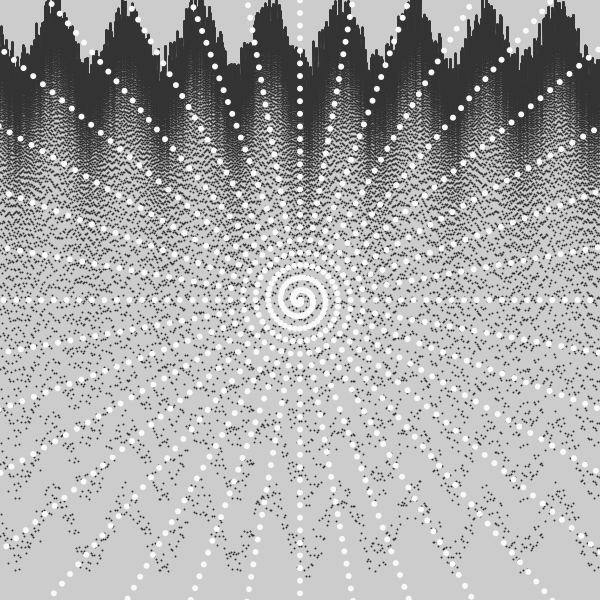
Frame 1 (no input)
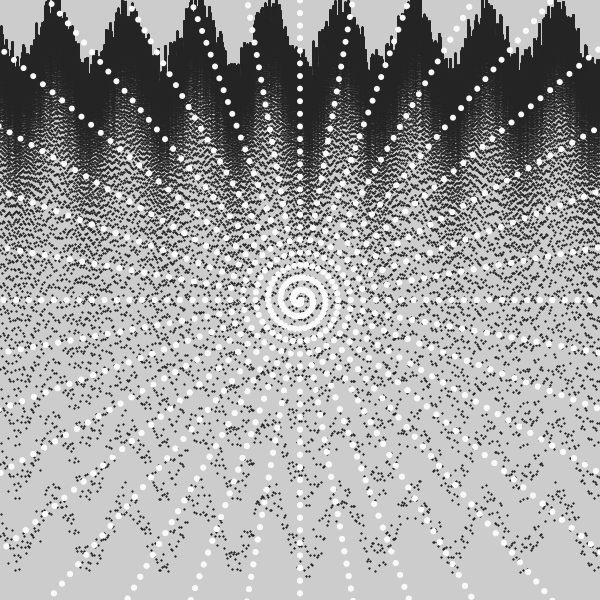
Frame 2 (the mouse pressed at the canvas centre, redrawn once)

The Processing sketch that drew these frames (run headless with seeded random() and noise(); the mouse was pressed at the canvas centre and the sketch redrawn once):

// Processing sketch: processing_170027
// ── processing_170027.pde

void setup() {
  size(600, 600);
  noLoop();
  //frameRate(1);
}

void draw() {
  //background(255);
  
  BG();
  
  FS();
  
  
}

void BG() {
  float v = 0;
  strokeWeight(2);
  stroke(51);
  
  for(int x = 0; x<width; x++) {
    float n = noise(v) * 60;
    for(float j = 50; j>=1; j-=0.2){
    float y = height/j + 30*sin(5*radians(x));
    //translate(width/2, height);
    
    //if(!(x <240 || x>360)) {
    point(x, y+n);
    //} else {
    //  point(x, (height/j)+n);
   // }
    v ++;
    
    }
  }
}

void FS() {
  int i = 10;
  colorMode(HSB, 360, 100, 100);
  float H = 13;
  float S = 0;
  float r = 0.35;
  translate(width/2, height/2);
  //strokeWeight(2);
  noStroke();
  while(i<60) {
  for (int deg = 0; deg<360*50; deg += i) {
    float angle = radians(deg);
    float x = r*cos(angle);
    float y = r*sin(angle);
    fill(H, S,98);
    ellipse(x, y, 6, 6);
    r +=0.35;
  }
   H+=80;
    S+=2;
    i++;
  }
}
